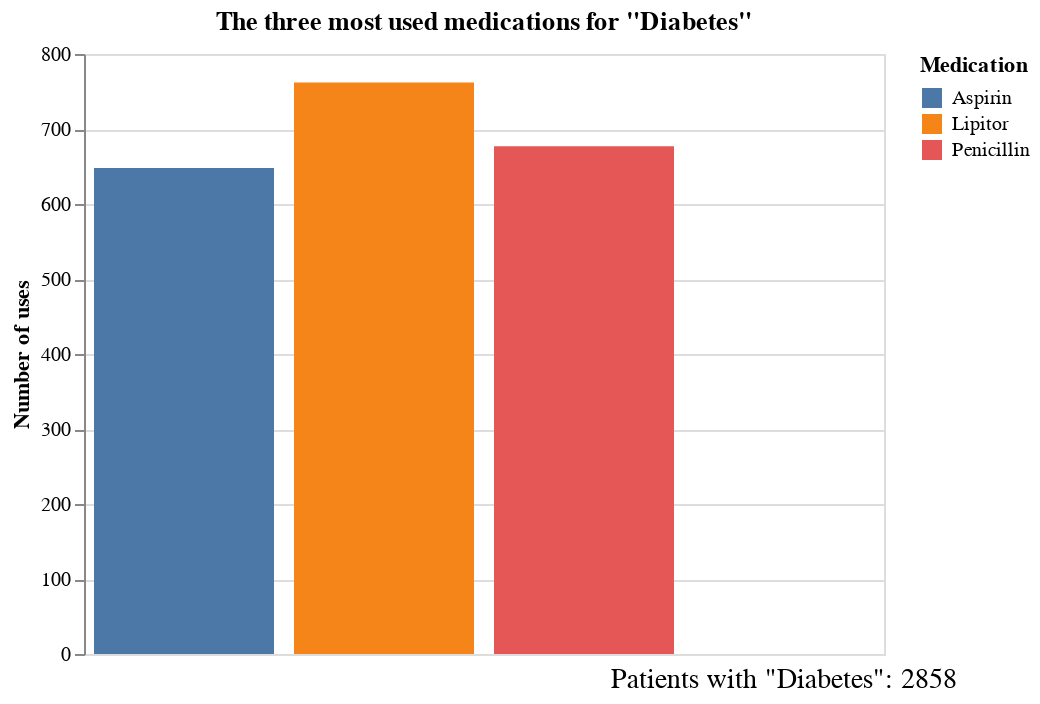

The notebook cell this image was saved under:
### Markdown cell above
Diabetes: medicamentos más usados, costo total en promedio, diás de estancia en promedio...

### Code cell
#Los tres medicamentos más utilizados en Diabetes#

# Filtrar las filas donde "Medical Conditions" es "Diabetes"
df_diabetes = df_1[df_1['Medical Condition'] == 'Diabetes']

# Contar las ocurrencias de cada objeto en "Medicamentos"
conteos_medicamentos_diabetes = df_diabetes['Medication'].value_counts()

total_diabetes  = len(df_diabetes)

# Seleccionar los 3 medicamentos más frecuentes
top_3_medicamentos_diabetes = conteos_medicamentos_diabetes.head(3).reset_index()
top_3_medicamentos_diabetes.columns = ['Medication', 'Count']

# Crear una gráfica de barras con Altair
grafico_barras = alt.Chart(top_3_medicamentos_diabetes).mark_bar().encode(
    x=alt.X('Medication:O', title='Medication'),
    y=alt.Y('Count:Q', title='Number of uses', axis=alt.Axis(format='d')),
    color='Medication:N',
    tooltip=[alt.Tooltip(field='Medication', type='nominal', title='Medication'),
             alt.Tooltip(field='Count', type='quantitative', title='Number of uses')]
).properties(
    title='The three most used medications for "Diabetes"',
    width=400,  # Ajusta el ancho del gráfico
    height=300  # Ajusta la altura del gráfico
)

# Crear un DataFrame para el texto total
df_texto_total_diabetes = pd.DataFrame({
    'x': [0],
    'y': [0],
    'texto': [f'Patients with "Diabetes": {total_diabetes}']
})

# Crear el gráfico de texto
texto_total = alt.Chart(df_texto_total_diabetes).mark_text(
    align='center',
    baseline='bottom',
    fontSize=14,
    dy=170  # Ajusta la posición vertical del texto
).encode(
    x=alt.X('x:O', axis=None),
    y=alt.Y('y:O', axis=None),
    text='texto:N'
).properties(
    width=400,  # Ancho para el gráfico de texto
    height=300  # Altura para el gráfico de texto
)

#Calcular el gasto promedio por estancia hospitalaria

total_billing_amount_d = int(df_diabetes['Billing Amount'].sum())

# Calculamos el promedio de los valores en la columna "Billing Insurance" para los registros con "Asthma"
average_billing_amount_d = int(df_diabetes['Billing Amount'].mean())

#Calculamos el tiempo de estancia promedio de un paciente con Asma

average_hospitalization_days_d = df_diabetes['Hospitalization Days'].mean()

# Agrupa por número de días de hospitalización y calcula el costo promedio
average_cost_by_days_d = df_diabetes.groupby('Hospitalization Days')['Billing Amount'].mean().reset_index()

# Combinar el gráfico de barras y el gráfico de texto
grafico_final = grafico_barras + texto_total

print(f'Average days of hospitalization for patients with diabetes: {average_hospitalization_days_d:.2f} days')
print(f'Average cost of hospitalization for asthma: {average_billing_amount_d}')
grafico_final

### Figure 1 — Vega-Lite specification as saved in the notebook (floating-point values rounded to 4 significant figures)
{"config": {"view": {"continuousWidth": 400, "continuousHeight": 300}}, "layer": [{"data": {"name": "data-5e1a539d54ba846ed66fe8adb6615429"}, "mark": "bar", "encoding": {"color": {"field": "Medication", "type": "nominal"}, "tooltip": [{"field": "Medication", "title": "Medication", "type": "nominal"}, {"field": "Count", "title": "Number of uses", "type": "quantitative"}], "x": {"field": "Medication", "title": "Medication", "type": "ordinal"}, "y": {"axis": {"format": "d"}, "field": "Count", "title": "Number of uses", "type": "quantitative"}}, "height": 300, "title": "The three most used medications for \"Diabetes\"", "width": 400}, {"data": {"name": "data-0f5dfe4f98685a32acac840ebf73e4c0"}, "mark": {"type": "text", "align": "center", "baseline": "bottom", "dy": 170, "fontSize": 14}, "encoding": {"text": {"field": "texto", "type": "nominal"}, "x": {"axis": null, "field": "x", "type": "ordinal"}, "y": {"axis": null, "field": "y", "type": "ordinal"}}, "height": 300, "width": 400}], "$schema": "https://vega.github.io/schema/vega-lite/v4.17.0.json", "datasets": {"data-5e1a539d54ba846ed66fe8adb6615429": [{"Medication": "Lipitor", "Count": 762}, {"Medication": "Penicillin", "Count": 677}, {"Medication": "Aspirin", "Count": 648}], "data-0f5dfe4f98685a32acac840ebf73e4c0": [{"x": 0, "y": 0, "texto": "Patients with \"Diabetes\": 2858"}]}}
